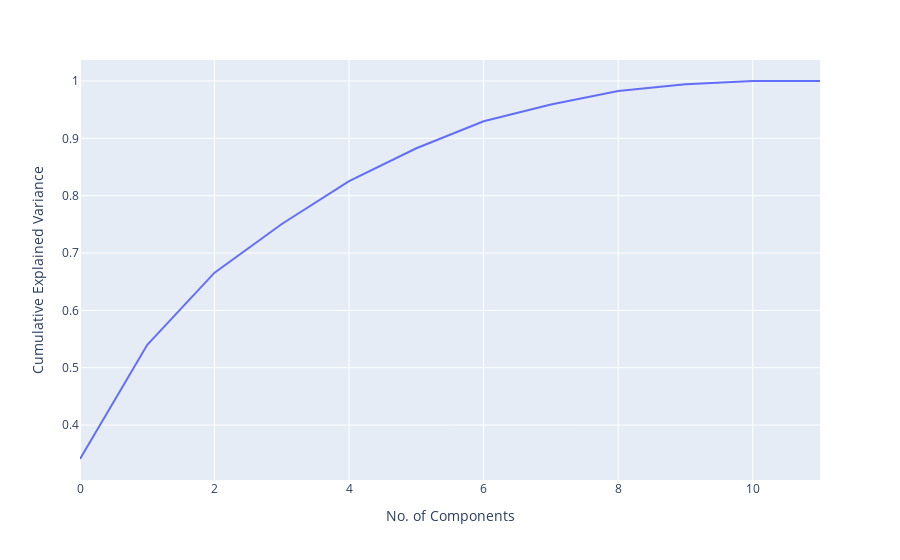

The code cell stored with this chart in its notebook:
### Code cell
X = combined[feats]

pca = PCA().fit(X)

xAXIS = np.cumsum(pca.explained_variance_ratio_)

pcaDF = pd.DataFrame({'y': xAXIS})
pcaDF['x'] = np.arange(0, 12)

fig = px.scatter()

fig = px.line(
    pcaDF,
    x = 'x',
    y = 'y',

    labels = {
        'x' : 'No. of Components',
        'y' : 'Cumulative Explained Variance'
    },
)

fig.show()

### Figure 1 — Plotly figure (JSON) as saved in the notebook; plotly's stock layout.template omitted (floating-point values rounded to 4 significant figures)
{"data": [{"hovertemplate": "No. of Components=%{x}<br>Cumulative Explained Variance=%{y}<extra></extra>", "legendgroup": "", "line": {"color": "#636efa", "dash": "solid"}, "mode": "lines", "name": "", "orientation": "v", "showlegend": false, "type": "scatter", "x": [0, 1, 2, 3, 4, 5, 6, 7, 8, 9, 10, 11], "xaxis": "x", "y": [0.3408, 0.5399, 0.6657, 0.7506, 0.8255, 0.8827, 0.9298, 0.9592, 0.9826, 0.9942, 1.0, 1.0], "yaxis": "y"}], "layout": {"legend": {"tracegroupgap": 0}, "margin": {"t": 60}, "xaxis": {"anchor": "y", "domain": [0, 1], "title": {"text": "No. of Components"}}, "yaxis": {"anchor": "x", "domain": [0, 1], "title": {"text": "Cumulative Explained Variance"}}}}
